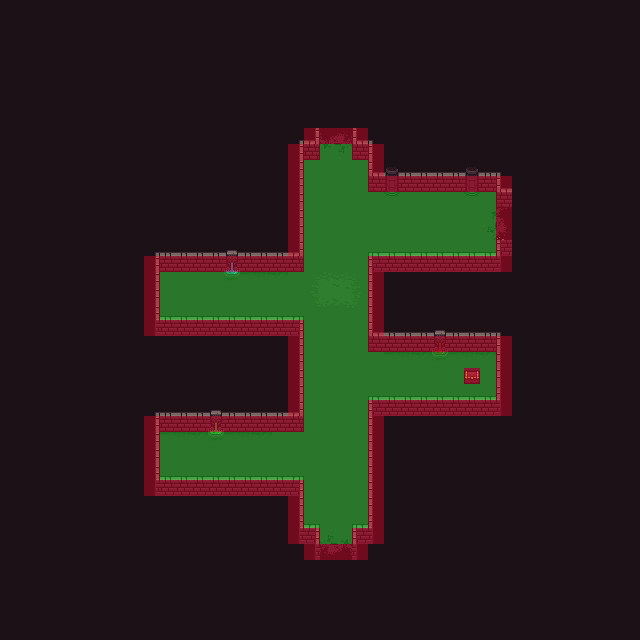

A level layout from a 2D game, rendered from its tile map. Below: a short description, then the map file with tile-grid data replaced by summaries:
An orthogonal 40x40 tile map with 16x16 px tiles, 7 tile layers (bg, floor, fg, props, ...), 3 tilesets and 5 objects (n, e, s).

<map version="1.5" tiledversion="1.7.0" orientation="orthogonal" renderorder="right-down" width="40" height="40" tilewidth="16" tileheight="16" infinite="0" nextlayerid="11" nextobjectid="11">
 <tileset firstgid="1" source="0x72_16x16DungeonTileset_walls.v1.tsx" />
 <tileset firstgid="257" source="0x72_16x16DungeonTileset.v4.tsx" />
 <tileset firstgid="513" source="NavigationTileSet.tsx" />
 <layer id="1" name="bg" width="40" height="40">
  <data>[1600 cells, 1600 non-empty, 1 distinct tile ids]</data>
 </layer>
 <layer id="2" name="floor" width="40" height="40">
  <data>[1600 cells, 238 non-empty, 1 distinct tile ids]</data>
 </layer>
 <layer id="3" name="fg" width="40" height="40">
  <data>[1600 cells, 197 non-empty, 20 distinct tile ids]</data>
 </layer>
 <layer id="7" name="props" width="40" height="40">
  <data>[1600 cells, 42 non-empty, 25 distinct tile ids]</data>
 </layer>
 <layer id="10" name="treasure" width="40" height="40">
  <data>[1600 cells, 1 non-empty, 1 distinct tile ids]</data>
 </layer>
 <layer id="8" name="exits" width="40" height="40">
  <data>[1600 cells, 12 non-empty, 12 distinct tile ids]</data>
 </layer>
 <objectgroup id="4" name="Collisions">
  <object id="5" x="320" y="560">
   <polygon points="0,0 0,-36 -16,-36 -16,-84 -160,-84 -160,-135.25 -112,-135.25 -108,-132 -100,-132 -96,-135.25 -16,-135.25 -16,-244 -160,-244 -160.063,-295.063 -96.0625,-295.063 -92,-292 -84,-292 -80.0625,-295.063 -16.0625,-295.063 -16,-407.438 0,-407.438 0,-432 32,-432 32,-407.438 48,-407.438 47.9375,-375.625 63.9375,-375.625 68,-372 76,-372 79.9375,-375.625 143.938,-375.625 148,-372 156,-372 159.938,-375.625 175.938,-375.625 176,-360 192,-360 192,-324 176,-324 176,-308 48,-308 48,-215.25 112,-215.25 116,-212 124,-212 128,-215.25 176,-215.25 176,-164 48,-164 48,-36 32,-36 32,0" />
  </object>
  <object id="10" x="464" y="368">
   <polygon points="0,0 16,0 16,8 0,8" />
  </object>
 </objectgroup>
 <objectgroup id="6" name="Void" />
 <objectgroup id="5" name="Gates">
  <object id="6" name="n" x="320" y="128">
   <polygon points="0,0 0,16 32,16 32,0" />
  </object>
  <object id="8" name="e" x="496" y="208">
   <polygon points="0,0 16,0 16,28 0,28" />
  </object>
  <object id="9" name="s" x="320" y="560">
   <polygon points="0,0 0,-16 32,-16 32,0" />
  </object>
 </objectgroup>
 <layer id="9" name="navigation" width="40" height="40" opacity="0.37">
  <data>[1600 cells, 336 non-empty, 2 distinct tile ids]</data>
 </layer>
</map>
